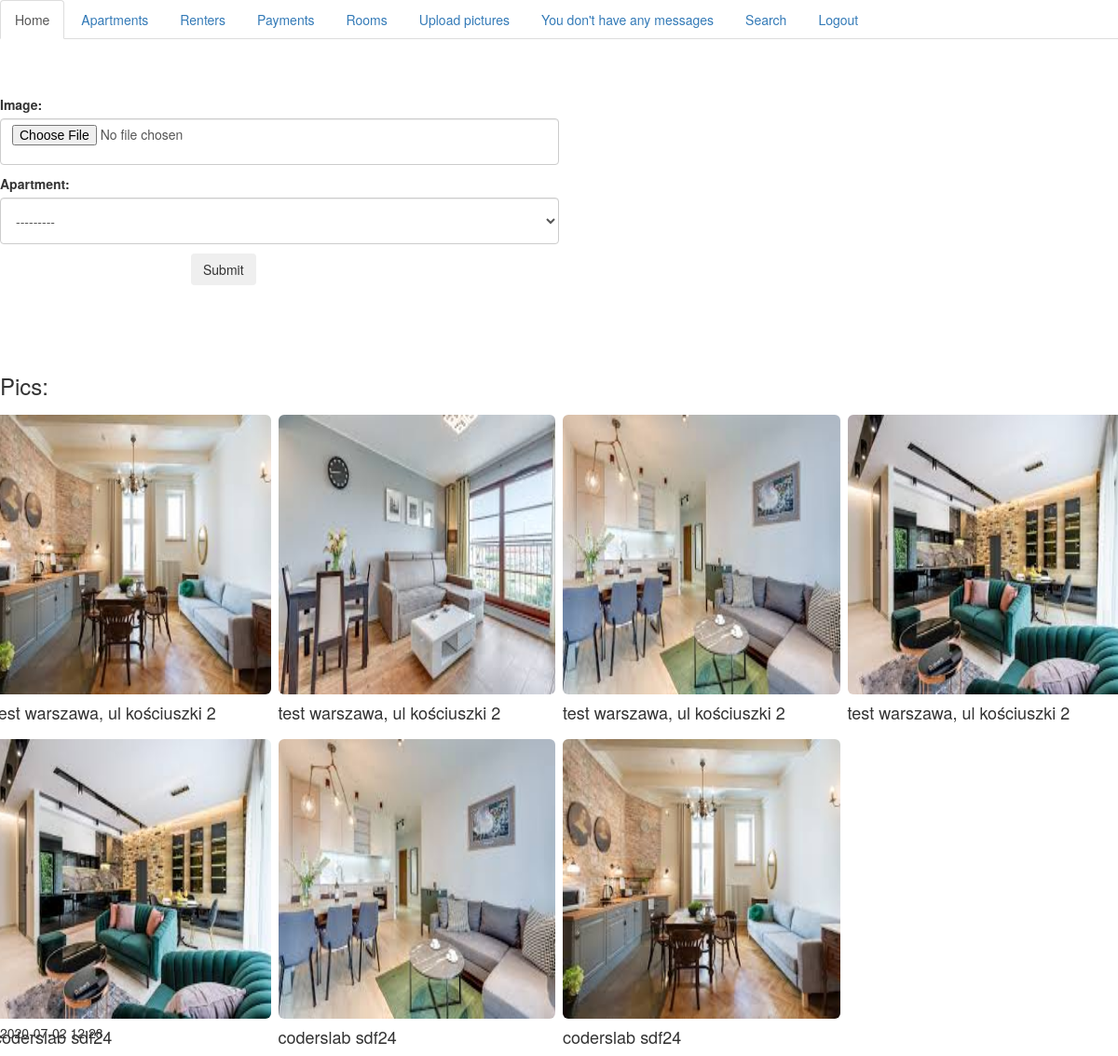
The app's page /upload/ (signed in), older data.
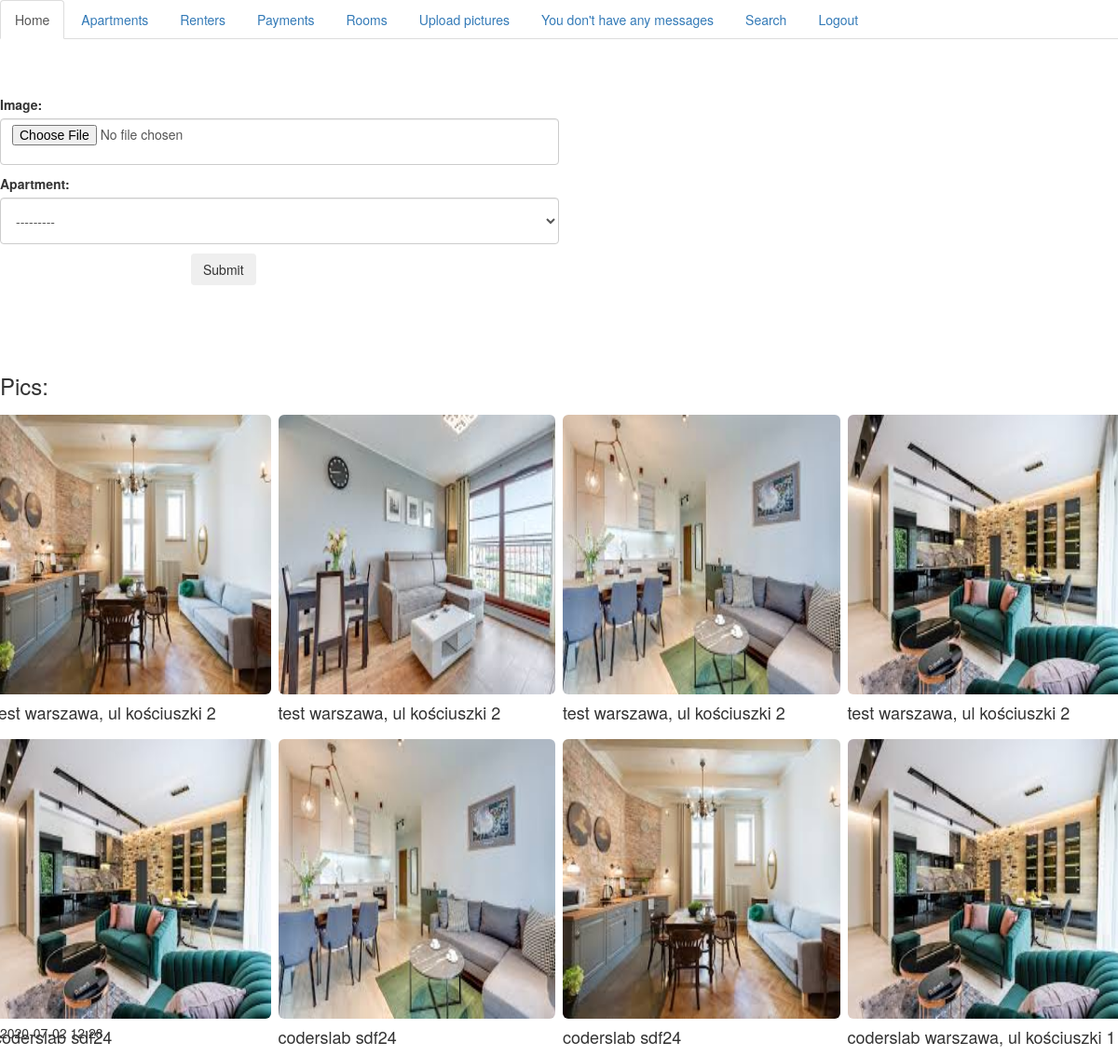
The same page, newer data.
### handling/models.py (models this page shows, shortened)
class ApartmentsPics(models.Model):
    pics = models.ImageField(upload_to='pic_folder/',default='pic_folder/None/no-img.jpg')
    apartment = models.ForeignKey(Apartments,on_delete=models.CASCADE)
    def get_apartment(self):
        return f'/apartments/{self.apartment_id}/'

class Apartments(models.Model):
    name = models.CharField(max_length=250)
    address = models.CharField(max_length=250)
    surface = models.DecimalField(max_digits=8, decimal_places=3)
    rent = models.IntegerField(null=True)
    costs = models.IntegerField(null=True)
    rooms = models.ManyToManyField(ApartmentsRooms)
    equipment = models.TextField()
    description = models.TextField()
    def __str__(self):
        return f'Name: {self.name} ; Address: {self.address}'

### handling/views.py (the view, shortened to what this page needs)
# urls.py: path('upload/', views.UploadPic.as_view(),name='upload'),
class UploadPic(LoginRequiredMixin,View):
    def get(self,request):
        pics = ApartmentsPics.objects.all().order_by('apartment_id')
        form = ImageUploadForm1()
        return render(request,'upload.html',{'form':form,'objects':pics})

### handling/forms.py
class ImageUploadForm1(forms.Form):
    image = forms.ImageField()
    apartment = forms.ModelChoiceField(Apartments.objects.all())

### handling/extra_context.py (called while the page is built)
def get_messages(request):
    if Messages.objects.all():
        return {'mess':'You have messages'}
    else:
        return {'mess': "You don't have any messages"}

### normalview/extra_context.py (called while the page is built)
def show_time(request):
    now = datetime.now()
    two_hours_timezone = datetime.now() + timedelta(hours=2)
    hour = '{:%H:%M}'.format(two_hours_timezone)
    return {'now':now.strftime("%Y-%m-%d"),'hour':hour}

### handling/templates/upload.html (shortened to what this page needs)
{% extends 'base.html' %}
{% block content %}
{{ komunikat }}<br><br><br>
{% if form %}
<form class="form-horizontal" action="{% url 'upload' %}" method="POST" enctype="multipart/form-data">
    {{ form.as_p }}
    <div class="form-group">
      <div class="col-sm-offset-2 col-sm-10">
        <button type="submit" class="btn btn-default">Submit</button>
      </div>
    </div>
</form>
<br>
{% endif %}
<br><br>
{% if objects %}
<h3>Pics:</h3>
<div class="row">
{% for object in objects %}
    <div class="column">
   <a href="{{ object.get_apartment }}"><img src="{{ object.pics.url }}" alt=""/></a>
    <h4>{{ object.apartment.name }} {{ object.apartment.address }}</h4>
    </div>
{% endfor %}
</div>
{% endif %}
{% endblock %}

### handling/templates/base.html (shortened to what this page needs)
<!DOCTYPE html>
<html lang="en">
<head>
    {% load static %}
    <link rel="stylesheet" href="{% static 'handling/css/gallery.css' %}">
    <link rel="stylesheet" href="https://stackpath.bootstrapcdn.com/bootstrap/3.4.1/css/bootstrap.min.css">
    <link rel="stylesheet" href="https://stackpath.bootstrapcdn.com/bootstrap/3.4.1/css/bootstrap-theme.min.css">
</head>
{% if user.is_authenticated %}
<body>
<ul class="nav nav-tabs">
  <li role="presentation" class="active"><a href="/">Home</a></li>
  <li role="presentation"><a href="{% url 'apartments' %}">Apartments</a></li>
  <li role="presentation"><a href="{% url 'renters' %}">Renters</a></li>
  <li role="presentation"><a href="{% url 'payments' %}">Payments</a></li>
  <li role="presentation"><a href="{% url 'rooms' %}">Rooms</a></li>
  <li role="presentation"><a href="{% url 'upload' %}">Upload pictures</a></li>
  <li role="presentation"><a href="{% url 'seemessages' %}">{{ mess }}</a></li>
  <li role="presentation"><a href="{% url 'search' %}">Search</a></li>
  <li role="presentation"><a href="{% url 'logout' %}">Logout</a></li>
</ul>
    {% block content %}
    {% endblock %}
<p style="position: fixed; bottom: 5px ; text-align: right"> {{ now }}  {{ hour }} </p>
</body>
{% else %}
  <p>You are not logged in</p>
  <a href="{% url 'login' %}">login</a>
{% endif %}
</html>

### handling/templates/static/handling/css/gallery.css (style rules this page uses)
.row { display: flex; flex-wrap: wrap; padding: 0 4px; }
.column { flex: 25%; max-width: 25%; padding: 0 4px; }
.column img { margin-top: 8px; vertical-align: middle; width: 100%; }

Row changes from the older to the newer data that the page shows:
added ApartmentsPics: pics (picture), apartment.name "coderslab", apartment.address "warszawa, ul kościuszki 1"
